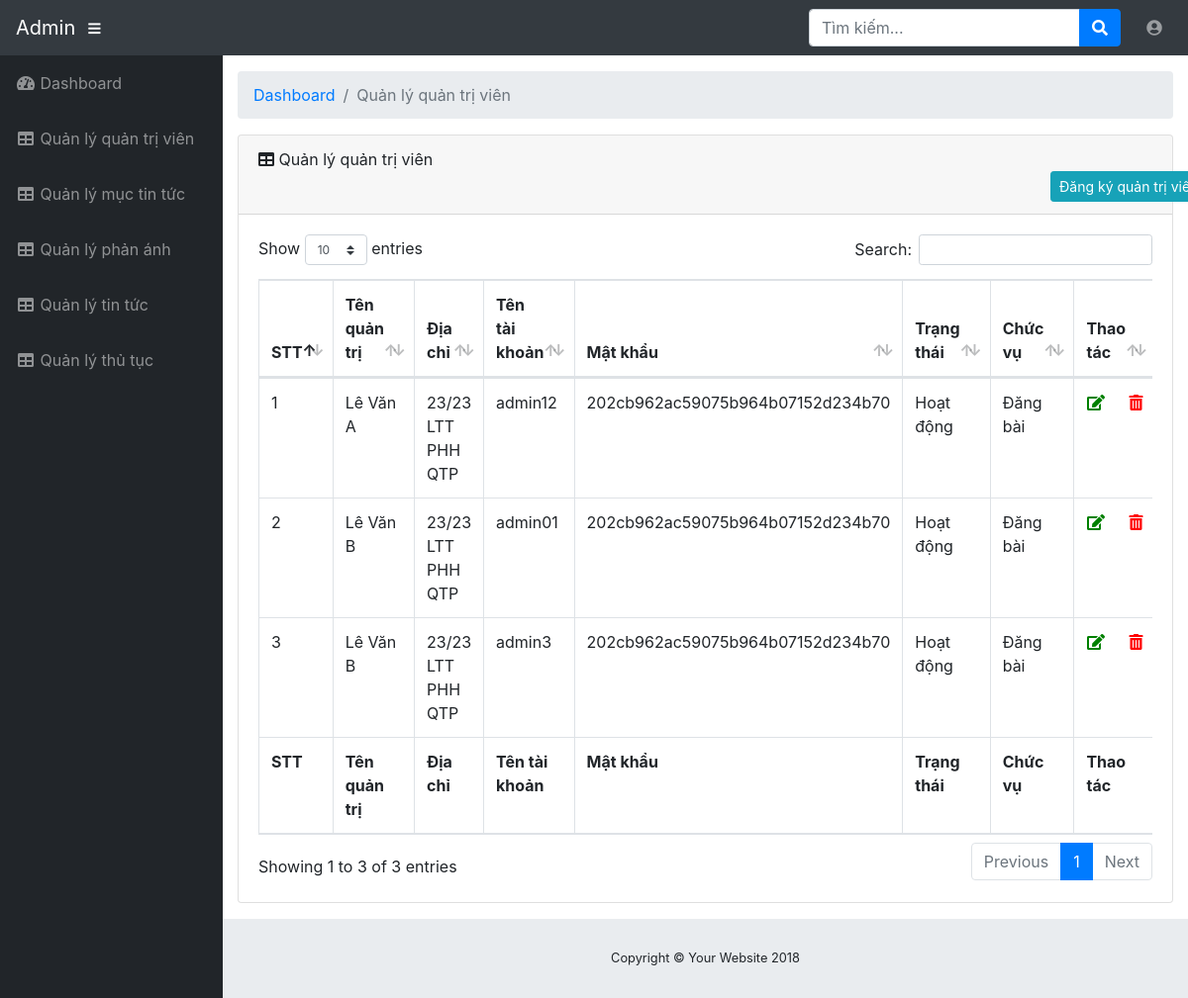
The page /admin.php?controller=Admin&&action=qlqtv (signed in) on the database its author committed.
### tables this page shows
CREATE TABLE `taikhoan` (
  `TaiKhoan` varchar(255) NOT NULL,
  `MatKhau` varchar(255) NOT NULL,
  `Quyen` int(2) NOT NULL,
  `TrangThai` int(2) NOT NULL
);

CREATE TABLE `nhanvien` (
  `idNV` int(6) NOT NULL,
  `TenNV` varchar(255) NOT NULL,
  `DiaChi` varchar(255) NOT NULL,
  `TrangThai` int(2) NOT NULL,
  `TaiKhoan` varchar(255) NOT NULL
);

### Models/AdminModel.php (called while the page is built, shortened)
<?php
class AdminModel extends Model{
	private $result=null;
	public function execute($sql)
	{
		$con=$this->connect();
		$this->result=$con->query($sql);
		return $this->result;
	}
	public function getData()
	{
		if($this->result){
			$data=mysqli_fetch_array($this->result);
		}
		else{
			$data=0;
		}
		return $data;
	}
	public function getAllData($table)
	{
		$sql="SELECT * FROM $table";
		$this->execute($sql);
		if($this->num_rows()==0){
			$data=0;
		}
		else
		{
			while($datas = $this->getData()){
				$data[]=$datas;
			}
		}
		return $data;
	}
	public function num_rows()
	{
		if($this->result){
			$num=mysqli_num_rows($this->result);
		}
		else
		{
			$num=0;
		}
		return $num;
	}
}
?>

### Views/admin/quanlyqtv.php (the view, shortened to what this page needs)
<!DOCTYPE html>
<html lang="en">
<head>
	<link href="./resources/css/bootstrap.min.css" rel="stylesheet">
	<link href="./resources/font/fontawesome-free/css/all.min.css" rel="stylesheet" type="text/css">
	<link href="./resources/datatables/dataTables.bootstrap4.css" rel="stylesheet">
	<link href="./resources/css/sb-admin.css" rel="stylesheet">
</head>
<body id="page-top">
	<nav class="navbar navbar-expand navbar-dark bg-dark static-top">
		<a class="navbar-brand mr-1" href="#">Admin</a>
		<button class="btn btn-link btn-sm text-white order-1 order-sm-0" id="sidebarToggle" href="#">
			<i class="fas fa-bars"></i>
		</button>
		<form class="d-none d-md-inline-block form-inline ml-auto mr-0 mr-md-3 my-2 my-md-0">
			<div class="input-group">
				<input type="text" class="form-control" placeholder="Tìm kiếm..." aria-label="Search"
					aria-describedby="basic-addon2">
				<div class="input-group-append">
					<button class="btn btn-primary" type="button">
						<i class="fas fa-search"></i>
					</button>
				</div>
			</div>
		</form>
		<ul class="navbar-nav ml-auto ml-md-0">
			<li class="nav-item dropdown no-arrow">
				<a class="nav-link dropdown-toggle" href="#" id="userDropdown" role="button" data-toggle="dropdown"
					aria-haspopup="true" aria-expanded="false">
					<i class="fas fa-user-circle fa-fw"></i>
				</a>
			</li>
		</ul>
	</nav>
	<div id="wrapper">
		<?php include('menu.php'); ?>
		<div id="content-wrapper">
			<div class="container-fluid">
				<ol class="breadcrumb">
					<li class="breadcrumb-item">
						<a href="">Dashboard</a>
					</li>
					<li class="breadcrumb-item active">Quản lý quản trị viên</li>
				</ol>
                <div class="card mb-3">
                    <div class="card-header">
                      <i class="fas fa-table"></i>
                      Quản lý quản trị viên
                      <a href="?controller=Admin&&action=themqtv" class="btn btn-info btn-sm" style="margin-left: 800px;">Đăng ký quản trị viên</a>
                    </div>
                    <div class="card-body">
                      <div class="table-responsive">
                        <table class="table table-bordered" id="dataTable" width="100%" cellspacing="0">
                          <thead>
                            <tr>
                              <th>STT</th>
                              <th>Tên quản trị</th>
                              <th>Địa chỉ</th>
                              <th>Tên tài khoản</th>
                              <th>Mật khẩu</th>
                              <th>Trạng thái</th>
							  <th>Chức vụ</th>
                              <th>Thao tác</th>
                            </tr>
                          </thead>
                          <tfoot>
                            <tr>
                                <th>STT</th>
                                <th>Tên quản trị</th>
                                <th>Địa chỉ</th>
                                <th>Tên tài khoản</th>
                                <th>Mật khẩu</th>
                                <th>Trạng thái</th>
								<th>Chức vụ</th>
                                <th>Thao tác</th>
                              </tr>
                         </tfoot>
                         <tbody>
                          <?php
                            $i=1;
                            foreach($data as $value){
                                foreach ($data1 as $value1) {
                                if($value['TaiKhoan']==$value1['TaiKhoan']){
                                  ?>
                            <tr>
                            <td><?php echo $i++; ?></td>
                            <td><?php echo $value['TenNV']; ?></td>
                            <td><?php echo $value['DiaChi']; ?></td>
                            <td><?php echo $value['TaiKhoan']; ?></td>
                            <td><?php echo $value1['MatKhau']; ?></td>
                            <td><?php if($value1['TrangThai']==0) echo "Hoạt động"; else echo "Không hoạt động"; ?></td>
                            <td><?php if($value1['Quyen']==0) echo "Đăng bài"; else echo "Quản lý"; ?></td>
                            <td>
                              <div class="tt" style="margin: 0 auto; text-align: center;">
                                <a href="?controller=Admin&action=suaqtv&id=<?php echo $value['idNV'] ?>">
                                  <i class="fas fa-edit" style="color: green;"></i>
                                </a>
                                <a href="?controller=Admin&action=xoaqtv&id=<?php echo $value['idNV'] ?>">
                                  <i class="fas fa-trash-alt" style="color: red;margin-left: 20px;"></i>
                                </a>
                              </div>
                            </td>
                            </tr>
                            <?php
                                }}}
                                ?>
                  </tbody>
                </table>
              </div>
              </div>
              </div>
			</div>
			<footer class="sticky-footer">
				<div class="container my-auto">
					<div class="copyright text-center my-auto">
						<span>Copyright © Your Website 2018</span>
					</div>
				</div>
			</footer>
		</div>
	</div>
</body>
</html>

### resources/css/sb-admin.css (style rules this page uses)
html { position: relative; min-height: 100%; }
body { height: 100%; }
#wrapper { display: -webkit-box; display: -ms-flexbox; display: flex; }
#wrapper #content-wrapper { overflow-x: hidden; width: 100%; padding-top: 1rem; padding-bottom: 80px; }
.navbar-nav .nav-item.dropdown .dropdown-toggle::after { width: 1rem; text-align: center; float: right; vertical-align: 0; border: 0; font-weight: 900; content: '\f105'; font-family: 'Font Awesome 5 Free'; }
.navbar-nav .nav-item.dropdown.no-arrow .dropdown-toggle::after { display: none; }
:root { --input-padding-x: 0.75rem; --input-padding-y: 0.75rem; }
footer.sticky-footer { display: -webkit-box; display: -ms-flexbox; display: flex; position: absolute; right: 0; bottom: 0; width: calc(100% - 90px); height: 80px; background-color: #e9ecef; }
footer.sticky-footer .copyright { line-height: 1; font-size: 0.8rem; }
@media (min-width: 768px) { footer.sticky-footer { width: calc(100% - 225px); } }

### rows shown on the page
nhanvien: TenNV "Lê Văn A", DiaChi "23/23 LTT PHH QTP", TaiKhoan "admin12"
taikhoan: MatKhau "202cb962ac59075b964b07152d234b70", TrangThai "Hoạt động", Quyen "Đăng bài"
nhanvien: TenNV "Lê Văn B", DiaChi "23/23 LTT PHH QTP", TaiKhoan "admin01"
taikhoan: MatKhau "202cb962ac59075b964b07152d234b70", TrangThai "Hoạt động", Quyen "Đăng bài"
nhanvien: TenNV "Lê Văn B", DiaChi "23/23 LTT PHH QTP", TaiKhoan "admin3"
taikhoan: MatKhau "202cb962ac59075b964b07152d234b70", TrangThai "Hoạt động", Quyen "Đăng bài"
